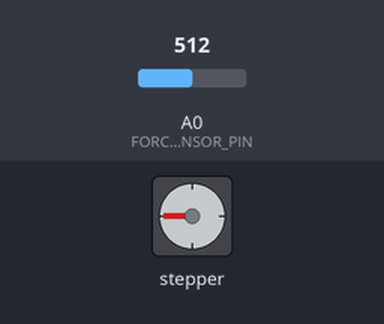
The sketch below on a simulated Arduino Uno, built with avr-gcc and run on an emulated ATmega328P. On the bench: stepper motor. Wiring (inferred from the names in the program): stepper motor driver (200 steps per turn assumed): step pin 13; direction pin 12. Inputs (shaded band) come from the test bench; at power-on: A0 (FORCE_SENSOR_PIN) = 512.

Above: at 1.2 s.
1.3 s: A0 (FORCE_SENSOR_PIN) set to 307
4.3 s: A0 (FORCE_SENSOR_PIN) set to 287
At 4.9 s:
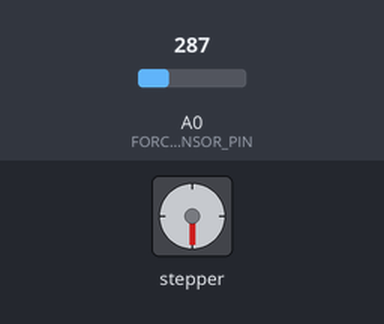
6.0 s: A0 (FORCE_SENSOR_PIN) set to 306
At 7.1 s:
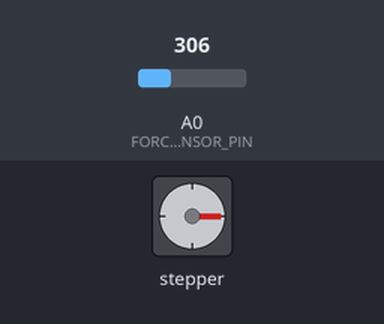
Timing chart, 0 to 70.5 s (numbered marks = the images above; inputs shaded):
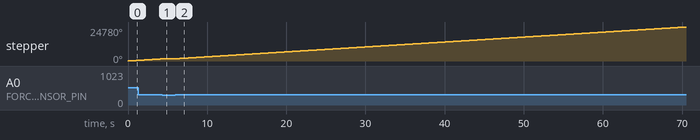

The sketch:

designProj2.ino
```cpp
const int step_pin = 13;
const int direction_pin = 12;
const int STEPS_PER_TURN = 200;
const int delay_between_step_microsec = 5000;

#define FORCE_SENSOR_PIN A0

void setup() {
  // put your setup code here, to run once:
  Serial.begin(9600);
  pinMode(step_pin, OUTPUT);
  pinMode(direction_pin, OUTPUT);
}

void step(bool forward) {
  // setting the direction
  if (forward == true) {
    digitalWrite(direction_pin, HIGH);
  } else {
    digitalWrite(direction_pin, LOW);
  }
  // creating a step
  digitalWrite(step_pin, HIGH);
  // minimum delay is 1.9us
  digitalWrite(step_pin, LOW);
}
void steps(int number_of_steps) {
  bool move_forward = true;
  // Establishing the direction
  if (number_of_steps >= 0) {
    move_forward = true;
  } else {
    move_forward = false;
    number_of_steps = -number_of_steps;
  }
  // Generating the steps
  for (int i = 0; i < number_of_steps; i++) {
    step(move_forward);
    // Delay for proper speed
    delayMicroseconds(delay_between_step_microsec);
  }
}
void loop() {
  // // put your main code here, to run repeatedly:
  int analogReading = analogRead(FORCE_SENSOR_PIN);
  if(analogReading > 300){
    steps(50);
  }
}
```

Measured:
- the behaviour switches between 301 and 300 on A0 (FORCE_SENSOR_PIN) (found by bisection; images 0 and 1)
- after the input at 4.3 s, stepper: goes on until 4.5 s, then stays 1620°
- after the input at 6.0 s, stepper: keeps turning clockwise at about 359°/s, starting at once
